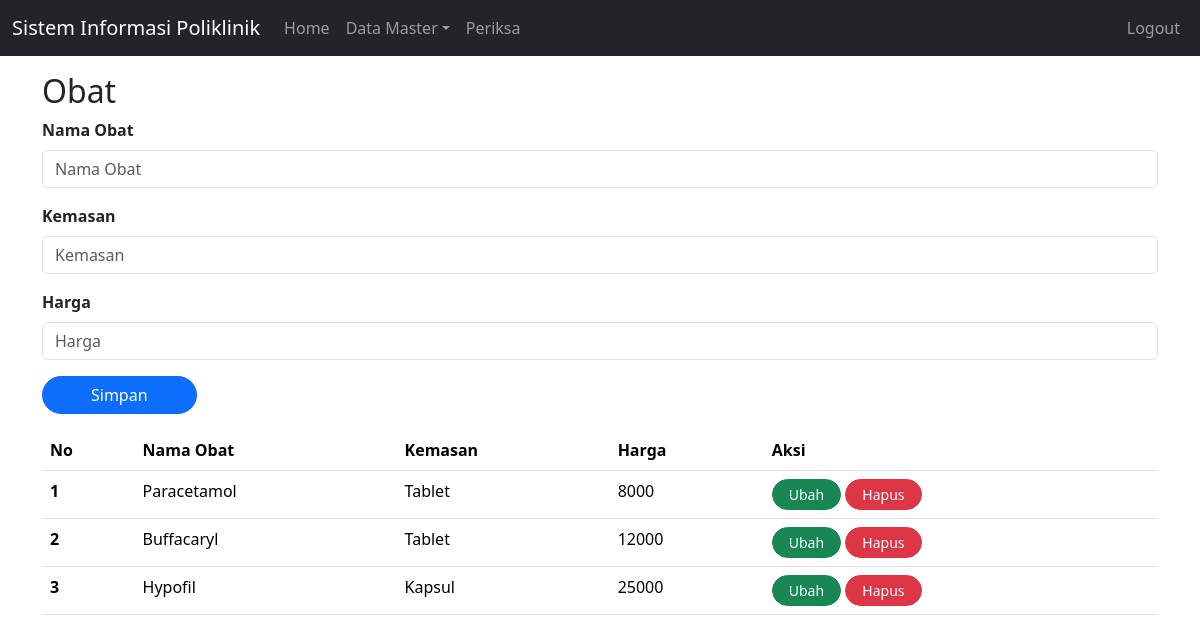
/index.php?page=obat (signed in), run on the app's committed database.
### tables this page shows
CREATE TABLE `obat` (
  `id` int(11) NOT NULL,
  `nama_obat` varbinary(50) NOT NULL,
  `kemasan` varchar(35) NOT NULL,
  `harga` int(11) NOT NULL
);

### obat.php (the view, shortened to what this page needs)
<?php
include 'koneksi.php';
if(isset($_SESSION['username'])) {
    ?>
    <form action="" method="POST">
    <div class="mb-3">
        <label for="nama" class="form-label fw-bold">Nama Obat</label>
        <input type="text" class="form-control" id="nama_obat" name="nama_obat" placeholder="Nama Obat">
    </div>
    <div class="mb-3">
        <label for="alamat" class="form-label fw-bold">Kemasan</label>
        <input type="text" class="form-control" id="kemasan" name="kemasan" placeholder="Kemasan">
    </div>
    <div class="mb-3">
        <label for="no_hp" class="form-label fw-bold">Harga</label>
        <input type="text" class="form-control" id="harga" name="harga" placeholder="Harga">
    </div>
    <button class="btn btn-primary px-5 rounded-pill" type="submit" name="submit">Simpan</button>
    </form>
    <?php
    $showSql = "SELECT * FROM obat";
    $showHasil = $conn->query($showSql);
    if($showHasil->num_rows > 0){
        $no = 1;
        ?>
        <table class="table mt-3">
        <thead>
            <tr>
            <th scope="col">No</th>
            <th scope="col">Nama Obat</th>
            <th scope="col">Kemasan</th>
            <th scope="col">Harga</th>
            <th scope="col">Aksi</th>
            </tr>
        </thead>
        <tbody>
        <?php
        while($row = $showHasil->fetch_assoc()){
        ?>
            <tr>
            <th scope="row"><?php echo $no ?></th>
            <td><?php echo $row['nama_obat']?></td>
            <td><?php echo $row['kemasan']?></td>
            <td><?php echo $row['harga']?></td>
            <td>
                <a href="index.php?page=obatEdit&id=<?php echo $row["id"]?>" class="btn btn-success btn-sm rounded-pill px-3">Ubah</a>
                <form action="" method="POST" style="display: inline-block">
                    <button type="submit" class="btn btn-danger btn-sm rounded-pill px-3" name="hapus">Hapus</button>
                </form>
            </td>
            </tr>
        <?php
        $no++;
        }
        ?>
        </tbody>
        </table>
    <?php
    } else {
        echo "Tidak Ada Data";
    }
} else {
    header("location: index.php?page=loginUser");
}
?>

### data on the page
obat: nama_obat "Paracetamol", kemasan "Tablet", harga "8000"
obat: nama_obat "Buffacaryl", kemasan "Tablet", harga "12000"
obat: nama_obat "Hypofil", kemasan "Kapsul", harga "25000"

### other printed values
$_GET['page'] "Obat"
